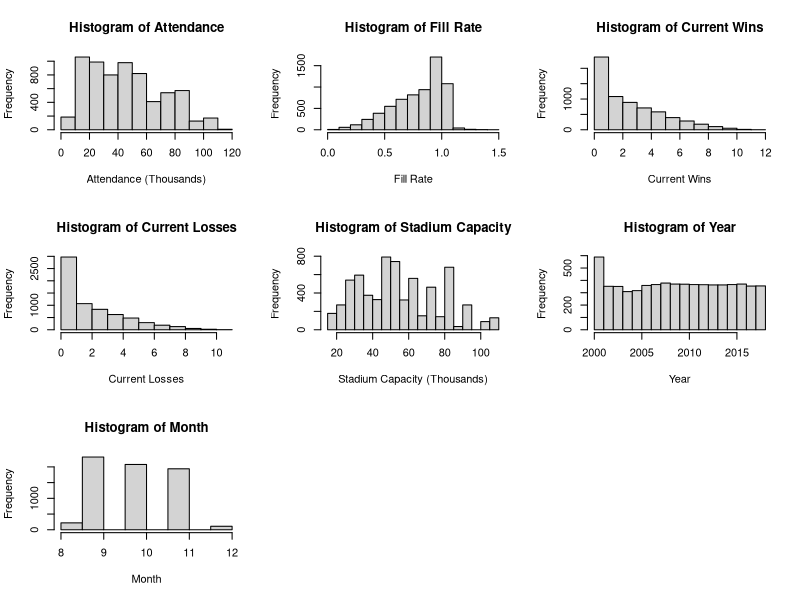
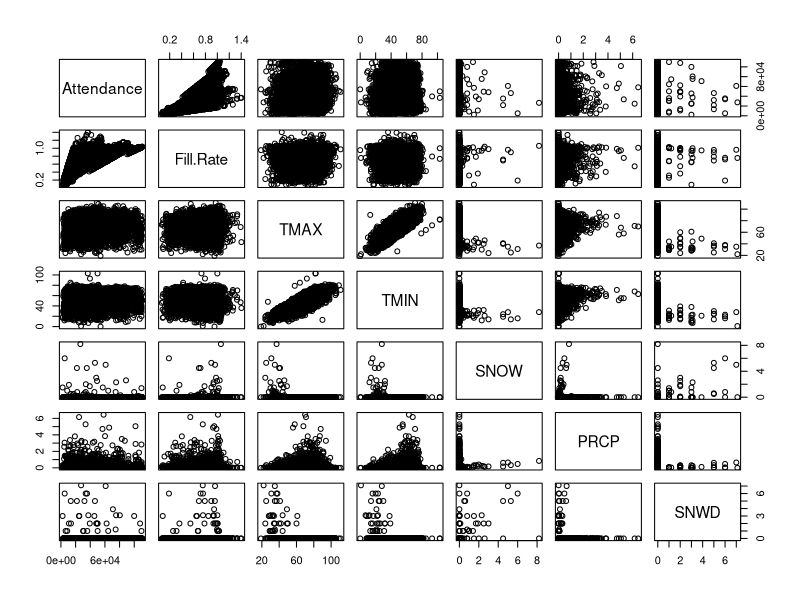

Write R code to recreate these figures, in order.
## ---- chunk 1
# General set-up for the report.
# I find this useful, but you may improve upon, ignore, or remove
#  (possibly at your own peril).
# Tasks accomplished:
# Don't print out code
# Save results so that code blocks aren't re-run unless code
# changes (cache), _or_ a relevant earlier code block changed (autodep),
# don't clutter R output with messages or warnings (message, warning)
library(MASS)
library(knitr)
library(tidyverse)
library(dplyr)
library(ggthemes)
library(gridExtra)
library(ggplot2)
opts_chunk$set(echo=FALSE,
               cache=TRUE, autodep=TRUE,
               message=FALSE, warning=FALSE)
# Turn off meaningless clutter in summary() output
options(show.signif.stars=FALSE)
## ---- chunk 2
attendance.data = read.csv("CFBeattendance.csv")
newtime = str_split(attendance.data$Time, ":")
## ---- chunk 3
attendance.data = attendance.data[-c(5436,5443,5450,5457, 4522, 4524, 4526, 4528, 4530, 4532),]
## ---- chunk 4
attendance.data[4424, 24] = 12

attendance.data$Conference[which(attendance.data$Team=="Oregon State")] = "Pac-12"

attendance.data$Conference[which(attendance.data$Team=="USC")] = "Pac-12"

rutgers = attendance.data[which(attendance.data$Team=="Rutgers"),]
yr = 2000
while(yr<2013){
        rutgers$Conference[which(rutgers$Year==yr)] = "Big East"
        yr = yr+1
}
attendance.data$Conference[which(attendance.data$Team=="Rutgers")] = rutgers$Conference

boston_college = attendance.data[which(attendance.data$Team=="Boston College"),]
yr = 2000
while(yr<2005){
        boston_college$Conference[which(boston_college$Year==yr)] = "Big East"
        yr = yr+1
}
attendance.data$Conference[which(attendance.data$Team=="Boston College")] = boston_college$Conference

smu = attendance.data[which(attendance.data$Team=="SMU"),]
yr = 2005
while(yr<2013){
        smu$Conference[which(smu$Year==yr)] = "CUSA"
        yr = yr+1
}
attendance.data$Conference[which(attendance.data$Team=="SMU")] = smu$Conference

south_alabama = attendance.data[which(attendance.data$Team=="South Alabama"),]
yr = 2013
while(yr<2019){
        south_alabama$Conference[which(south_alabama$Year==yr)] = "Sun Belt"
        yr = yr+1
}
attendance.data$Conference[which(attendance.data$Team=="South Alabama")] = south_alabama$Conference

west_virginia = attendance.data[which(attendance.data$Team=="West Virginia"),]
yr = 2000
while(yr<2012){
        west_virginia$Conference[which(west_virginia$Year==yr)] = "Big East"
        yr = yr+1
}
attendance.data$Conference[which(attendance.data$Team=="West Virginia")] = west_virginia$Conference

memphis = attendance.data[which(attendance.data$Team=="Memphis"),]
memphis$Conference[which(memphis$Year==2013)] = "AAC"
attendance.data$Conference[which(attendance.data$Team=="Memphis")] = memphis$Conference

mid_tennessee = attendance.data[which(attendance.data$Team=="Middle Tennessee"),]
mid_tennessee$Conference[which(mid_tennessee$Year==2001)] = "Sun Belt"
attendance.data$Conference[which(attendance.data$Team=="Middle Tennessee")] = mid_tennessee$Conference

byu = attendance.data[which(attendance.data$Team=="BYU"),]
byu$Conference[which(byu$Year==2011)] = "Independent"
attendance.data$Conference[which(attendance.data$Team=="BYU")] = byu$Conference

fiu = attendance.data[which(attendance.data$Team=="FIU"),]
yr = 2002
while(yr<2005){
        fiu$Conference[which(fiu$Year==yr)] = "FCS"
        yr = yr+1
}
attendance.data$Conference[which(attendance.data$Team=="FIU")] = fiu$Conference

georgia_st = attendance.data[which(attendance.data$Team=="Georgia State"),]
yr = 2011
while(yr<2013){
        georgia_st$Conference[which(georgia_st$Year==yr)] = "FCS"
        yr = yr+1
}
attendance.data$Conference[which(attendance.data$Team=="Georgia State")] = georgia_st$Conference
## ---- chunk 5
quan.att = quantile(attendance.data$Attendance, c(0.25, 0.5, 0.75), type = 1, na.rm = TRUE)
quan.fill = quantile(attendance.data$Fill.Rate, c(0.25, 0.5, 0.75), type = 1, na.rm = TRUE)
quan.cap = quantile(attendance.data$Stadium.Capacity, c(0.25, 0.5, 0.75), type = 1, na.rm = TRUE)
quan.att
quan.cap
quan.fill
## ---- chunk 6
par(mfrow = c(3,3))
hist(attendance.data$Attendance/1000, main = "Histogram of Attendance",
     xlab = "Attendance (Thousands)")
hist(attendance.data$Fill.Rate, main = "Histogram of Fill Rate",
     xlab = "Fill Rate")
hist(attendance.data$Current.Wins, main = "Histogram of Current Wins",
     xlab = "Current Wins")
hist(attendance.data$Current.Losses, main = "Histogram of Current Losses",
     xlab = "Current Losses")
hist(attendance.data$Stadium.Capacity/1000,
     main = "Histogram of Stadium Capacity",
     xlab = "Stadium Capacity (Thousands)")
hist(attendance.data$Year, main = "Histogram of Year", xlab = "Year")
hist(attendance.data$Month, main = "Histogram of Month", xlab = "Month")
## ---- chunk 7
pairs(Attendance~Fill.Rate+TMAX+TMIN+SNOW+PRCP+SNWD, data=attendance.data)
